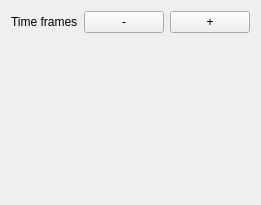
          <widget class="QWidget" name="scrollAreaWidgetContents">
           <property name="geometry">
            <rect>
             <x>0</x>
             <y>0</y>
             <width>251</width>
             <height>205</height>
            </rect>
           </property>
           <layout class="QGridLayout" name="gridLayout_4">
            <item row="0" column="1">
             <widget class="QPushButton" name="btn_removetime">
              <property name="toolTip">
               <string>Remove the last time frame</string>
              </property>
              <property name="text">
               <string>-</string>
              </property>
             </widget>
            </item>
            <item row="0" column="0">
             <widget class="QLabel" name="label">
              <property name="toolTip">
               <string>Fill in the time frames</string>
              </property>
              <property name="text">
               <string>Time frames</string>
              </property>
             </widget>
            </item>
            <item row="0" column="2">
             <widget class="QPushButton" name="btn_addtime">
              <property name="toolTip">
               <string>Add another time frame.</string>
              </property>
              <property name="text">
               <string>+</string>
              </property>
             </widget>
            </item>
            <item row="1" column="1">
             <spacer name="verticalSpacer_9">
              <property name="orientation">
               <enum>Qt::Vertical</enum>
              </property>
              <property name="sizeHint" stdset="0">
               <size>
                <width>20</width>
                <height>40</height>
               </size>
              </property>
             </spacer>
            </item>
            <item row="0" column="3">
             <spacer name="horizontalSpacer_14">
              <property name="orientation">
               <enum>Qt::Horizontal</enum>
              </property>
              <property name="sizeHint" stdset="0">
               <size>
                <width>40</width>
                <height>20</height>
               </size>
              </property>
             </spacer>
            </item>
           </layout>
          </widget>
